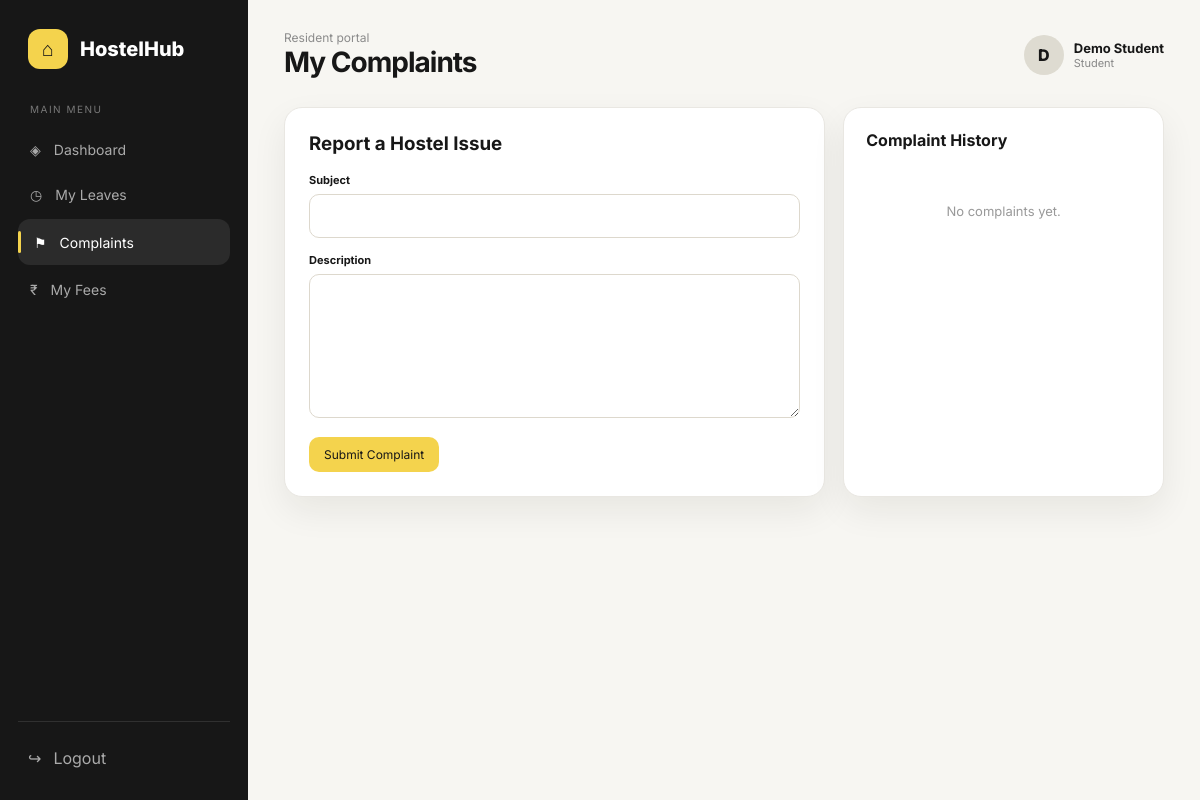
The page /student/complaint (signed in) on the database its author committed.
### app/models.py (models this page shows)
class User(UserMixin, db.Model):
    id = db.Column(db.Integer, primary_key=True)
    name = db.Column(db.String(120), nullable=False)
    email = db.Column(db.String(150), unique=True, nullable=False)
    password = db.Column(db.String(255), nullable=False)
    role = db.Column(db.String(30), nullable=False, default='student')
    student = db.relationship('Student', backref='user', uselist=False, cascade='all, delete-orphan')

### app/routes/student.py (the view, shortened to what this page needs)
@student.route('/complaint', methods=['GET','POST'])
def complaint():
    return render_template('student/complaint.html', complaints=Complaint.query.filter_by(student_id=current_user.student.id).order_by(Complaint.id.desc()).all())

### app/models.py (called while the page is built)
@login_manager.user_loader
def load_user(user_id):
    return db.session.get(User, int(user_id))

### app/routes/student.py (called while the page is built)
@student.before_request
def check_student():
    if not current_user.is_authenticated or current_user.role != 'student': abort(403)

### app/templates/student/complaint.html
{% extends 'base.html' %}{% block title %}Complaints | HostelHub{% endblock %}{% block heading %}My Complaints{% endblock %}{% block content %}<div class="grid two"><div class="card form-card"><h3 style="margin-bottom:18px">Report a Hostel Issue</h3><form method="post"><div class="field"><label>Subject</label><input name="subject" required></div><div class="field"><label>Description</label><textarea name="description" rows="6" required></textarea></div><button class="btn yellow">Submit Complaint</button></form></div><div class="card section"><div class="section-head"><h3>Complaint History</h3></div>{% for c in complaints %}<div class="notice"><div style="display:flex;justify-content:space-between"><strong>{{c.subject}}</strong><span class="badge {% if c.status=='Resolved' %}green{% else %}red{% endif %}">{{c.status}}</span></div><p>{{c.description}}</p></div>{% else %}<div class="empty">No complaints yet.</div>{% endfor %}</div></div>{% endblock %}

### app/templates/base.html (shortened to what this page needs)
<!doctype html><html lang="en"><head><link rel="stylesheet" href="{{ url_for('static', filename='css/style.css') }}"></head><body>
{% if current_user.is_authenticated %}
<div class="app-shell"><aside class="sidebar" id="sidebar"><div class="logo"><div class="logo-mark">⌂</div><div>HostelHub</div></div><div class="nav-title">Main menu</div><nav class="nav">
{% if current_user.role=='admin' %}
<a class="{% if request.endpoint=='admin.dashboard' %}active{% endif %}" href="{{url_for('admin.dashboard')}}">◈ <span>Dashboard</span></a><a class="{% if request.endpoint in ['admin.students','admin.add_student'] %}active{% endif %}" href="{{url_for('admin.students')}}">♙ <span>Students</span></a><a class="{% if request.endpoint=='admin.rooms' %}active{% endif %}" href="{{url_for('admin.rooms')}}">▦ <span>Rooms & Beds</span></a><a class="{% if request.endpoint=='admin.leaves' %}active{% endif %}" href="{{url_for('admin.leaves')}}">◷ <span>Leave Requests</span></a><a class="{% if request.endpoint=='admin.complaints' %}active{% endif %}" href="{{url_for('admin.complaints')}}">⚑ <span>Complaints</span></a><a class="{% if request.endpoint=='admin.fees' %}active{% endif %}" href="{{url_for('admin.fees')}}">₹ <span>Fees</span></a><a class="{% if request.endpoint=='admin.notices' %}active{% endif %}" href="{{url_for('admin.notices')}}">▣ <span>Notices</span></a>
{% else %}
<a class="" href="{{url_for('student.dashboard')}}">◈ <span>Dashboard</span></a><a class="" href="{{url_for('student.leave')}}">◷ <span>My Leaves</span></a><a class="{% if request.endpoint=='student.complaint' %}active{% endif %}" href="{{url_for('student.complaint')}}">⚑ <span>Complaints</span></a><a class="" href="{{url_for('student.fees')}}">₹ <span>My Fees</span></a>
{% endif %}</nav><div class="sidebar-bottom"><a href="{{url_for('auth.logout')}}">↪ <span>Logout</span></a></div></aside>
<main class="main"><header class="topbar"><div style="display:flex;gap:12px;align-items:center"><div><div class="eyebrow">{% if current_user.role=='admin' %}Administration{% else %}Resident portal{% endif %}</div><h1>{% block heading %}{% endblock %}</h1></div></div><div class="user-chip"><div class="avatar">{{current_user.name[:1]|upper}}</div><div><div class="user-name">{{current_user.name}}</div><div class="user-role">{{current_user.role|capitalize}}</div></div></div></header>{% block content %}{% endblock %}</main></div>
{% endif %}</body></html>

### app/static/css/style.css (style rules this page uses)
:root { --ink:#171717;--muted:#777;--line:#e9e7e2;--paper:#fff;--soft:#f7f6f2;--yellow:#f4d34d;--green:#2f9b63;--red:#e55b5b;--shadow:0 14px 35px rgba(30,28,20,.07) }
* { box-sizing:border-box;margin:0;padding:0 }
body { font-family:Inter,Arial,sans-serif;background:var(--soft);color:var(--ink) }
a { text-decoration:none;color:inherit }
button,input,textarea,select { font:inherit }
.app-shell { display:flex;min-height:100vh }
.sidebar { width:248px;background:#171717;color:#fff;padding:24px 18px;position:fixed;inset:0 auto 0 0;z-index:10 }
.logo { display:flex;align-items:center;gap:12px;padding:5px 10px 34px;font-weight:800;font-size:20px }
.logo-mark { width:40px;height:40px;border-radius:12px;background:var(--yellow);color:#171717;display:grid;place-items:center;font-size:20px }
.nav-title { font-size:10px;color:#777;text-transform:uppercase;letter-spacing:1.5px;padding:0 12px 10px }
.nav a { display:flex;align-items:center;gap:13px;padding:12px;border-radius:12px;color:#aaa;font-size:14px;margin:4px 0 }
.nav a:hover,.nav a.active { background:#2b2b2b;color:#fff }
.nav a.active:before { content:'';width:3px;height:22px;background:var(--yellow);border-radius:5px;margin-left:-12px }
.sidebar-bottom { position:absolute;left:18px;right:18px;bottom:22px;border-top:1px solid #303030;padding-top:16px }
.sidebar-bottom a { display:flex;gap:12px;align-items:center;color:#aaa;padding:10px }
.main { margin-left:248px;width:calc(100% - 248px);padding:30px 36px 50px }
.topbar { display:flex;align-items:center;justify-content:space-between;margin-bottom:28px }
.eyebrow { color:#8b8b8b;font-size:12px }
.topbar h1 { font-size:28px;letter-spacing:-1px }
.user-chip { display:flex;align-items:center;gap:10px }
.avatar { width:40px;height:40px;border-radius:50%;background:#dedbd1;display:grid;place-items:center;font-weight:800 }
.user-name { font-weight:700;font-size:13px }
.user-role { font-size:11px;color:#888 }
.grid { display:grid;gap:18px }
.card { background:var(--paper);border:1px solid var(--line);border-radius:18px;box-shadow:var(--shadow) }
.two { grid-template-columns:1.35fr .8fr;margin-top:18px }
.section { padding:22px }
.section-head { display:flex;justify-content:space-between;align-items:center;margin-bottom:18px }
.section-head h3 { font-size:16px }
.btn { border:0;border-radius:10px;padding:10px 15px;background:#171717;color:#fff;cursor:pointer;font-size:12px }
.btn.yellow { background:var(--yellow);color:#171717 }
.form-card { padding:24px;max-width:900px }
.field { margin-bottom:15px }
.field label { display:block;font-size:11px;font-weight:700;margin-bottom:7px }
.field input,.field textarea,.field select { width:100%;border:1px solid #ddd8cd;background:#fff;border-radius:10px;padding:11px 12px;outline:none }
.field textarea { resize:vertical }
.empty { padding:35px;text-align:center;color:#999;font-size:13px }

### rows shown on the page
User: name "D", name "Demo Student", role "Student"
